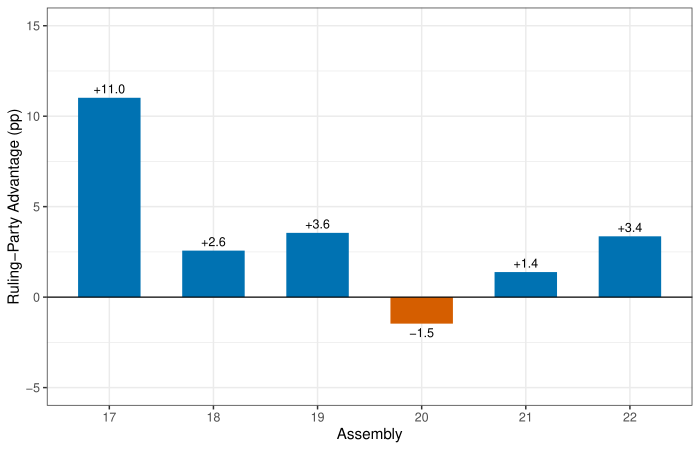

This chart was generated by the following R code:
# Auto-generated figure for article
Sys.setenv(KBL_DATA = "/Users/kyusik/kna/data/processed")
# Figure 4: Ruling-party passage advantage across assemblies
library(arrow); library(dplyr); library(ggplot2)
DATA <- "/Users/kyusik/Desktop/kyusik-github/kna/data/processed"
compute_gap <- function(assembly) {
  bf <- file.path(DATA, sprintf("master_bills_%d.parquet", assembly))
  mf <- file.path(DATA, sprintf("members_%d.parquet", assembly))
  if (!file.exists(bf) || !file.exists(mf)) return(NULL)
  b <- read_parquet(bf) |> filter(ppsr_kind == "의원")
  m <- read_parquet(mf) |> select(mona_cd, party)
  b <- left_join(b, m, by = c("rst_mona_cd" = "mona_cd"))
  ruling_parties <- switch(as.character(assembly),
    "17" = c("열린우리당", "한나라당")[1], "18" = c("한나라당", "새누리당"),
    "19" = c("새누리당"), "20" = c("더불어민주당"),
    "21" = c("더불어민주당"), "22" = c("국민의힘", "국민의미래"))
  b <- b |> mutate(ruling = party %in% ruling_parties)
  gap <- b |> filter(!is.na(ruling)) |> group_by(ruling) |>
    summarise(pass = mean(passed == 1, na.rm = TRUE), .groups = "drop")
  r <- gap$pass[gap$ruling == TRUE]
  o <- gap$pass[gap$ruling == FALSE]
  data.frame(assembly = assembly, gap_pp = (r - o) * 100,
             ruling_pass = r * 100, opp_pass = o * 100)
}
df <- bind_rows(lapply(17:22, compute_gap))
df$label <- c("Mixed\nchairs", "Ruling\nchairs", "Ruling\nchairs",
              "Mixed\nchairs", "DP\nchairs", "All opp\nchairs")
ggplot(df, aes(x = factor(assembly), y = gap_pp)) +
  geom_col(fill = ifelse(df$gap_pp >= 0, "#0072B2", "#D55E00"), width = 0.6) +
  geom_hline(yintercept = 0, linewidth = 0.4) +
  geom_text(aes(label = sprintf("%+.1f", gap_pp)),
            vjust = ifelse(df$gap_pp >= 0, -0.5, 1.5), size = 3.2) +
  labs(x = "Assembly", y = "Ruling-Party Advantage (pp)") +
  theme_bw(base_size = 11) +
  scale_y_continuous(limits = c(-5, 15))
ggsave("/Users/kyusik/Desktop/kyusik-github/kna-research-agents/articles/figures/fig_4.pdf", width = 7, height = 4.5)
